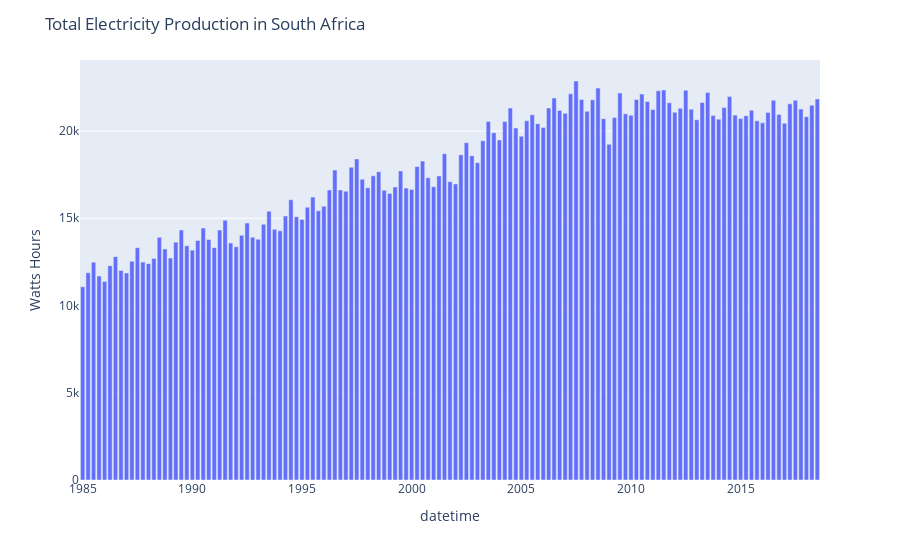

The notebook cell this image was saved under:
### Code cell
fig=px.bar(x=electricity["date"],y=electricity["production"])
fig.update_layout(title="Total Electricity Production in South Africa",
                  xaxis_title="datetime",yaxis_title="Watts Hours",)
fig.show()

### Figure 1 — Plotly figure (JSON) as saved in the notebook; plotly's stock layout.template omitted (floating-point values rounded to 4 significant figures; data arrays with more than 128 entries replaced by an {"elided": "..."} marker saying what was removed)
{"data": [{"alignmentgroup": "True", "hovertemplate": "x=%{x}<br>y=%{y}<extra></extra>", "legendgroup": "", "marker": {"color": "#636efa"}, "name": "", "offsetgroup": "", "orientation": "v", "showlegend": false, "textposition": "auto", "type": "bar", "x": {"elided": "135 str values"}, "xaxis": "x", "y": {"elided": "135 float values"}, "yaxis": "y"}], "layout": {"barmode": "relative", "legend": {"tracegroupgap": 0}, "margin": {"t": 60}, "title": {"text": "Total Electricity Production in South Africa"}, "xaxis": {"anchor": "y", "domain": [0, 1], "title": {"text": "datetime"}}, "yaxis": {"anchor": "x", "domain": [0, 1], "title": {"text": "Watts Hours"}}}}
